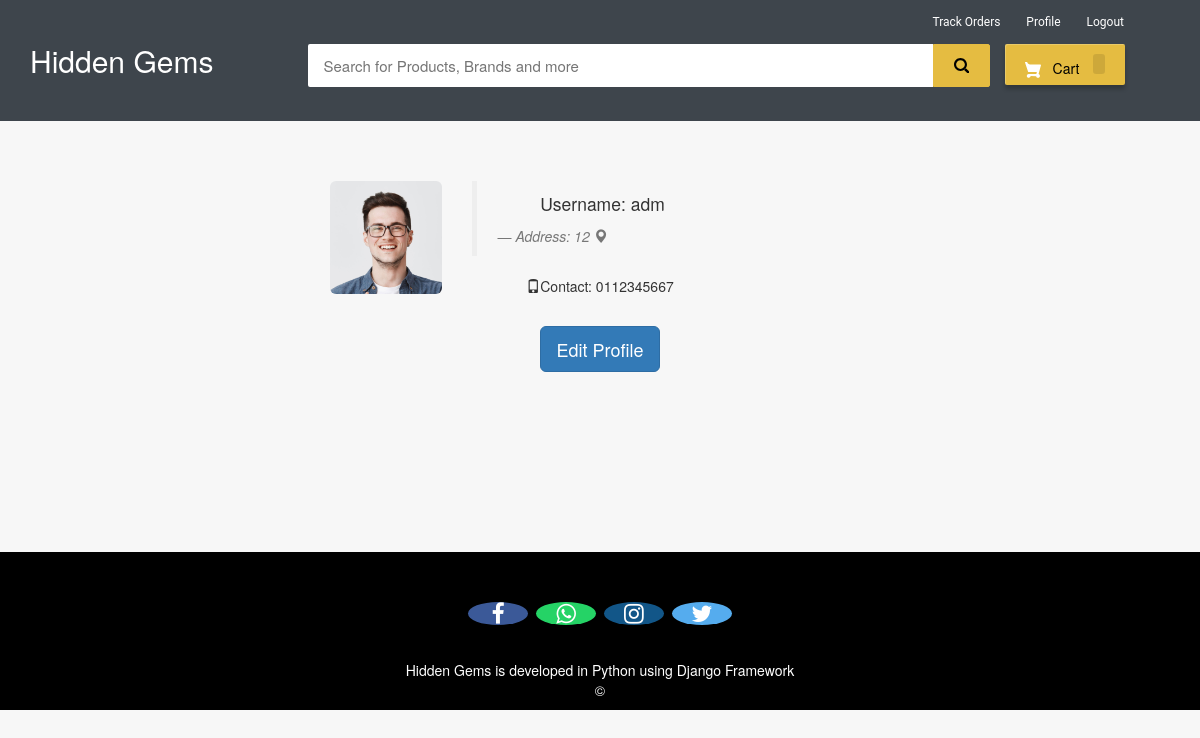
/my-profile (signed in), run on the app's committed database.
### ecom/models.py (models this page shows, shortened)
class Customer(models.Model):
    user=models.OneToOneField(User,on_delete=models.CASCADE)
    profile_pic= models.ImageField(upload_to='profile_pic/CustomerProfilePic/',null=True,blank=True)
    address = models.CharField(max_length=40)
    mobile = models.CharField(max_length=20,null=False)

### ecom/views.py (the view)
# urls.py: path('my-profile', views.my_profile_view,name='my-profile'),
@login_required(login_url='customerlogin')
@user_passes_test(is_customer)
def my_profile_view(request):
    customer=models.Customer.objects.get(user_id=request.user.id)
    return render(request,'ecom/my_profile.html',{'customer':customer})

### ecom/views.py (called while the page is built)
def is_customer(user):
    return user.groups.filter(name='CUSTOMER').exists()

### templates/ecom/my_profile.html (shortened to what this page needs)
{% extends 'ecom/customer_base.html' %}
{% load static %}
{% block content %}
<br><br><br>
<div style="padding-left:300px;" class="container">
        <div class="col-sm-2 col-md-2">
            <img src="{% static customer.profile_pic.url %}"   alt="profile pic" class="img-rounded img-responsive" />
        </div>
        <div class="col-sm-4 col-md-4">
            <blockquote>
                <p>Username: {{request.user}}</p> <small><cite title="Source Title">Address: {{customer.address}}  <i class="glyphicon glyphicon-map-marker"></i></cite></small>
            </blockquote>
            <p><i class="glyphicon glyphicon-phone"></i>Contact: {{customer.mobile}}
            </p>
        </div>
</div>
<br>
<div style="text-align: center;">
  <a href="/edit-profile"><button class="btn btn-primary btn-lg" ><span>Edit Profile </span></button></a>
</div>
<br><br><br><br><br><br>
{% endblock content %}

### templates/ecom/customer_base.html (style rules this page uses)
body { background-color: #f7f7f7; }
p { text-align: center; }

### templates/ecom/my_profile.html (style rules this page uses)
body { background-color:#f7f7f7; }

### data on the page
Customer: profile_pic (picture), address "12", mobile "0112345667"

### other printed values
{{ request.user }} "adm"
